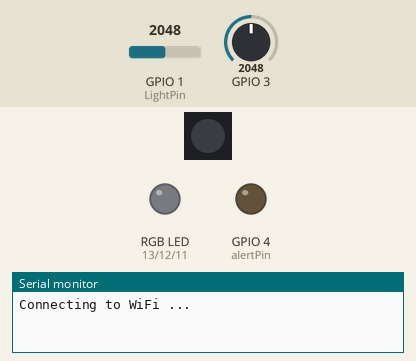
This sketch was run on a simulated ESP32-S3. Shown: 1 RGB LEDs in strip order, left to right, an RGB LED mixed from three pins (HIGH = lit), output pins drawn as LEDs (lit = HIGH), the last lines printed to the serial monitor. The inputs (shaded band) are chosen by the test bench; at power-on: GPIO 1 (LightPin) = 2048, GPIO 3 = 2048. Dim RGB values are drawn brighter than linear; WiFi joins after 1.5 s; servers stay silent unless stated; random numbers use the default seed unless the sketch sets one; the Firebase database answers and starts empty.

Above: at 0.1 s.
At 2.7 s:
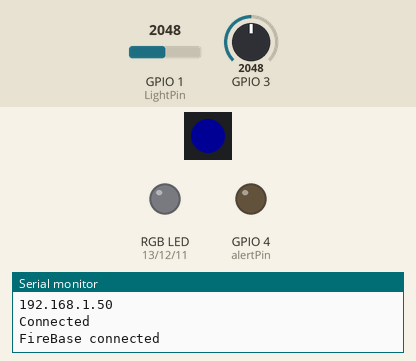
At 23.1 s:
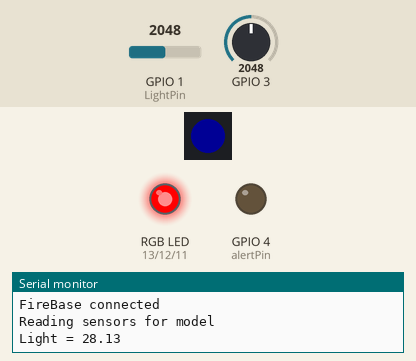
At 89.5 s:
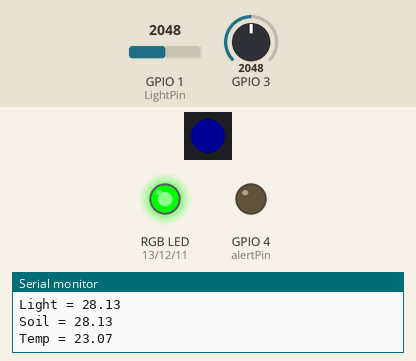
At 125.8 s:
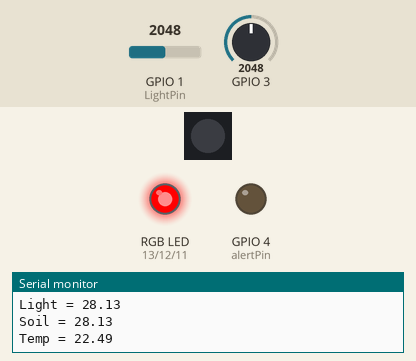
Timing chart, 0 to 127.3 s (numbered marks = the images above):
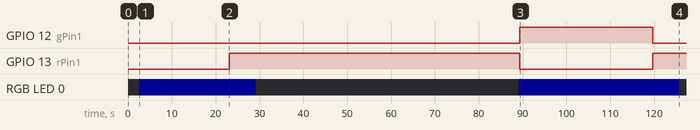

The sketch:

Esp32_Firebase.ino
```cpp
/*
*   Vase
*   temperature sensor
*   light sensor
*   soild humidity sensor
*   red LED
*   RGB LED
*/

#include <WiFi.h>
#include "FirebaseESP32.h"
#include <Adafruit_NeoPixel.h>
#define PIN 18
#define NUMPIXELS 1

Adafruit_NeoPixel pixels(NUMPIXELS, PIN, NEO_GRB + NEO_KHZ800);

// Wifi config
#define WIFI_SSID "baloni"
#define WIFI_PASSWORD "L528k925"

// Firebase config
#define FIREBASE_HOST "https://pepperoni-nipples-default-rtdb.europe-west1.firebasedatabase.app/"
#define FIREBASE_AUTH "wjjhEdV3CtHqhzPjHsrRVR8STLC0xBd0v7frHHxE"

// Sleep Time for 30 minutes
#define DEEP_SLEEP_TIME 1

// Firebase Data
FirebaseData firebaseData;
String node = "/Plants";

String plant = "/954ea1ba-0b01-4a07-bb1a-42ebc515b611";

// Firebase Paths
String tempPath = "/temp";
String soilHumPath = "/soilHum";
String lightPath = "/light";
String alertPath= "/alert";
String okPath = "/okay";
String regaPath = "/waterPlant";
String modelPath = "/vase";

// Vase Sensores Consts
#define LightPin 1
#define TempPin 2
#define SoilHum 3
#define alertPin 4
#define rPin1 13
#define gPin1 12
#define bPin1 11

void setup()
{
  Serial.begin(115200);

  //light pins for vase
  pinMode(alertPin, OUTPUT);
  pinMode(rPin1, OUTPUT);
  pinMode(gPin1, OUTPUT);
  pinMode(bPin1, OUTPUT);

  pixels.begin();
  Serial.println();
  WiFi.mode(WIFI_STA);
  WiFi.disconnect();

  WiFi.begin(WIFI_SSID, WIFI_PASSWORD);
  Serial.print("Connecting to WiFi ..");
  while (WiFi.status() != WL_CONNECTED) {
    Serial.print('.');
    delay(1000);
  }

  Serial.println();
  Serial.println(WiFi.localIP());
  Serial.println("Connected");

  Firebase.begin(FIREBASE_HOST, FIREBASE_AUTH);
  Serial.println("FireBase connected");
  Firebase.reconnectWiFi(true);

  Firebase.setFloat(firebaseData, node + plant + "/minSoilHum", 23.0);
  Firebase.setFloat(firebaseData, node + plant + "/maxSoilHum", 200.0);
  Firebase.setFloat(firebaseData, node + plant + "/minTemp", 10.0);
  Firebase.setFloat(firebaseData, node + plant + "/maxTemp", 50.0);
}


void loop(){
  pixels.setPixelColor(0, pixels.Color(0, 0, 20));
  pixels.show();

  //escreve valores da planta e verifica se precisa de regar
  checkForRega(plant);
  writeValuesToDB(plant, "vase");


  //waits for 5 seconds
  delay(5000);

  pixels.setPixelColor(0, pixels.Color(0, 0, 0));
  pixels.show();

  delay(60000 * DEEP_SLEEP_TIME);
}

void writeValuesToDB(String vaseID, String vaseModel){

    Serial.println();

    //read values from sensors
    Serial.println("Reading sensors for model");

    float lightValue = (float)getBestValue(LightPin)/8191.0*100.0;
    Firebase.setFloat(firebaseData, node + vaseID + lightPath, lightValue);
    Serial.print("Light = "); Serial.println(lightValue);

    float soilHumValue = (float)getBestValue(SoilHum)/8191.0*100.0;
    Firebase.setFloat(firebaseData, node + vaseID + soilHumPath, soilHumValue);
    turnOnRGBLedForHumidity(rPin1, gPin1, bPin1, soilHumValue);
    Serial.print("Soil = "); Serial.println(soilHumValue);

    //float tempValue = getTemperature(getBestValue(TempPin));
    float tempValue = random(2000, 2500)/100.00;
    Firebase.setFloat(firebaseData, node + vaseID + tempPath, tempValue);
    Serial.print("Temp = "); Serial.println(tempValue);

    if(!checkParameters(vaseID, soilHumValue, tempValue)){
      sendAlert(vaseID);

    }
    else {
      itIsOkay(vaseID, alertPin);

    }


}

void turnOnRGBLedForHumidity(int rPin, int gPin, int bPin, float humVal){
  //valores de humidade altos, fica azul
  if(humVal >= 75.0){
    digitalWrite(rPin, LOW);
    digitalWrite(gPin, LOW);
    digitalWrite(bPin, HIGH);
  }
  //valores de humidade normais, fica verde
  else if(humVal >= 50.0 && humVal < 75.0){
    digitalWrite(rPin, LOW);
    digitalWrite(gPin, HIGH);
    digitalWrite(bPin, LOW);
    Serial.println("Verde");
  }

  //valores de humidade muito baixo, fica vermelho
  else{
    digitalWrite(rPin, HIGH);
    digitalWrite(gPin, LOW);
    digitalWrite(bPin, LOW);
    Firebase.setBool(firebaseData, node + plant + regaPath, true);
  }
}

//devolve a média de 8 valores, retirando o maior e o menor valor para nao ser bias
float getBestValue(int pin){
  float values[10];

  for(int i = 0; i<10; i++){
    values[i] = analogRead(pin);
    delay(1000);
  }

  // remover maior e menor valor
  float maxVal = -100000.0, minVal = 100000.0;

  float sumVals = 0.0;
  int maxIndex, minIndex;
  for(int i = 0; i<10; i++){
    if(values[i] > maxVal){
      maxVal = values[i];
      maxIndex = i;
    }
    if(values[i] < minVal){
      minVal = values[i];
      minIndex = i;
    }
  }
  values[maxIndex] = values[minIndex] = -404;

  // soma os 8 valores restantes
  for(int i = 0; i<10; i++){
    if(values[i] != -404){
      sumVals += values[i];
    }
  }

  // devolve a media dos 8 valores
  return sumVals/8.0;
}

float getTemperature(float val){

  float voltage = (val) * (5.0);
  voltage /= 1024;

  float temperatureC = (voltage - 0.5) * 100 ;

  return temperatureC;
}

//todo define min and max values for temp and humidity
boolean checkParameters(String vaseID, float soilHumValue, float tempValue){

  Firebase.getFloat(firebaseData, node + vaseID + "/minSoilHum");
  float minSoilHumVal = firebaseData.floatData();
  Firebase.getFloat(firebaseData, node + vaseID + "/maxSoilHum");
  float maxSoilHumVal = firebaseData.floatData();

  Firebase.getFloat(firebaseData, node + vaseID + "/minTemp");
  float minTempVal = firebaseData.floatData();
  Firebase.getFloat(firebaseData, node + vaseID + "/maxTemp");
  float maxTempVal = firebaseData.floatData();

  if(soilHumValue < minSoilHumVal || soilHumValue > maxSoilHumVal || tempValue < minTempVal || tempValue > maxTempVal){
    return false;
  }
  return true;
}

void sendAlert(String vaseID){
  Firebase.setBool(firebaseData, node + vaseID + alertPath, true);
  digitalWrite(alertPin, HIGH);
}
void itIsOkay(String vaseID, int redLedPin){
  Firebase.setBool(firebaseData, node + vaseID + okPath, true);
  digitalWrite(redLedPin, LOW);
}


void checkForRega(String vaseID){
  Firebase.getBool(firebaseData, node + vaseID + regaPath);
  bool rega = firebaseData.boolData();
  if(rega){
    //rega durante 10 segundos simulado com led RGB branco
    Firebase.setBool(firebaseData, node + vaseID + regaPath, false);
    digitalWrite(rPin1, LOW);
    digitalWrite(gPin1, HIGH);
    digitalWrite(bPin1, LOW);

    delay(10000);
  }

}
```

Measured:
- by itself, GPIO 12 (gPin1): LOW → HIGH at 89.4 s, → LOW 30.3 s later
- by itself, GPIO 13 (rPin1): LOW → HIGH at 23.1 s, → LOW 66.4 s later, → HIGH 30.3 s later
- by itself, RGB LED 0: off → RGB(0, 0, 20) at 2.6 s, → off 26.5 s later, → RGB(0, 0, 20) 60.0 s later, → off 36.7 s later
